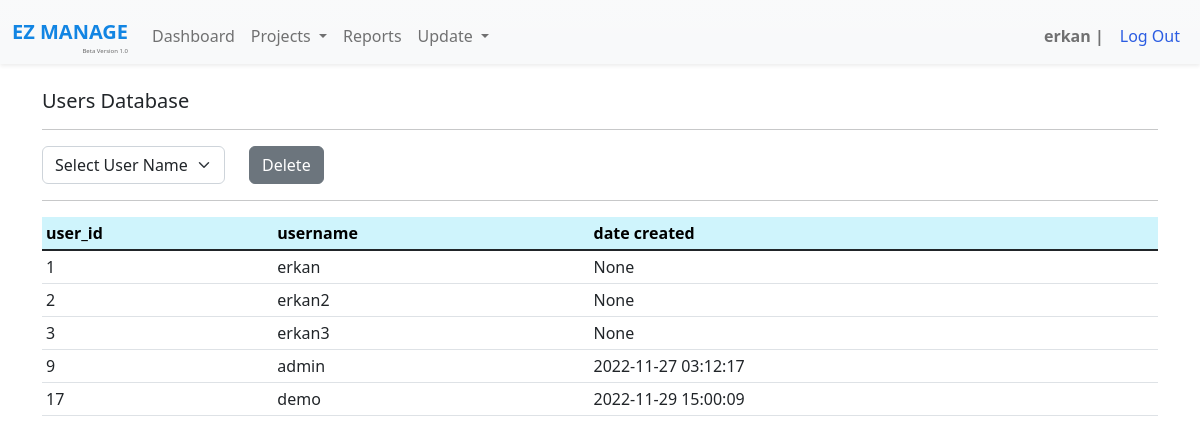
/admusers (signed in), run on the app's committed database.
### tables this page shows
CREATE TABLE users( user_id INTEGER PRIMARY KEY AUTOINCREMENT NOT NULL , username TEXT NOT NULL, password TEXT NOT NULL, date DATETIME );

### app.py (the view, shortened to what this page needs)
@app.route("/admusers", methods=["GET", "POST"])
@login_required
def admusers():
    users = db.execute("SELECT * FROM users")
    data = db.execute("SELECT * FROM users")
    return render_template("admusers.html",data=data, users=users)

### app.py (called while the page is built)
@app.after_request
def after_request(response):
    response.headers["Cache-Control"] = "no-cache, no-store, must-revalidate"
    response.headers["Expires"] = 0
    response.headers["Pragma"] = "no-cache"
    return response

def login_required(f):
    @wraps(f)
    def decorated_function(*args, **kwargs):
        if session.get("user_id") is None:
            return redirect("/login")
        return f(*args, **kwargs)
    return decorated_function

### templates/admusers.html (shortened to what this page needs)
{% extends "main_layout.html" %}
{% block main %}
    <h5>Users Database</h5>
    <hr>
    <div >
        <form class="row g-4" action="/admusers" method="post">
            <div class="col-auto">
            <select class="form-select" name="username">
                <option value="Select Username" selected>Select User Name</option>
            </select>
            </div>
            <div class="col-auto">
                <button class="btn btn-secondary" type="submit" >Delete</button>
            </div>
        </form>
    </div>
    <hr>
    <div class="table-responsive">
        <table class="table table-sm text-nowrap" id="activities">
            <thead class="table-info">
                <tr>
                    <th class="text-start">user_id</th>
                    <th class="text-start">username</th>
                    <th class="text-start">date created</th>
                </tr>
            </thead>
            <tbody class="table-group-divider ">
                {% for data in data %}
                <tr>
                    <td class="text-start">{{ data.user_id }}</td>
                    <td class="text-start">{{ data.username }}</td>
                    <td class="text-start">{{ data.date }}</td>
                </tr>
                {% endfor %}
            </tbody>
        </table>
    </div>
{% endblock %}

### templates/main_layout.html (shortened to what this page needs)
<!DOCTYPE html>
<html lang="en">
    <head>
        <link href="https://cdn.jsdelivr.net/npm/bootstrap@5.2.0/dist/css/bootstrap.min.css" rel="stylesheet">
        <link href="/static/styles.css" rel="stylesheet">
    </head>
    <body>
        <nav class="navbar fixed-top navbar-expand-lg navbar-light bg-light bg-gradient  shadow-sm">
            <div class="container-fluid">
                <a class="navbar-brand" href="/" style="font-weight:bolder ;color: rgb(18, 133, 227); margin-top: 3px;">
                    EZ MANAGE
                    <div style="font-weight: lighter; font-size:6px; height:4px; text-align: right; color: dimgray;">
                        Beta Version 1.0</div>
                </a>
                <div class="collapse navbar-collapse" id="navbar">
                    {% if session["user_id"] %}
                        <ul class="navbar-nav me-auto mt-2">
                            <li class="nav-item"><a class="nav-link" href="/dashboard">Dashboard</a></li>
                            <li class="nav-item dropdown">
                                <a class="nav-link dropdown-toggle" href="#" id="navbarDarkDropdownMenuLink" role="button" data-bs-toggle="dropdown" aria-expanded="false">
                                    Projects
                                </a>
                            </li>
                            <li class="nav-item"><a class="nav-link" href="/reports">Reports</a></li>
                            <li class="nav-item dropdown">
                                <a class="nav-link dropdown-toggle" href="#" id="navbarDarkDropdownMenuLink" role="button" data-bs-toggle="dropdown" aria-expanded="false">
                                    Update
                                </a>
                            </li>
                        </ul>
                        <ul class="navbar-nav ms-auto mt-2">
                            <li class="nav-item"><a class="nav-link"  style="font-weight:bolder;">{{ session["username"] }}  | </a></li>
                            <li class="nav-item"><a style="color: rgb(43, 92, 226);" class="nav-link"  href="/logout">Log Out</a></li>
                        </ul>
                    {% else %}
                    <ul class="navbar-nav ms-auto mt-2">
                        <li class="nav-item"><a class="nav-link"  href="/login">Log In</a></li>
                        <li class="nav-item"><a class="nav-link"  href="/register">Register</a></li>
                    </ul>
                    {% endif %}
                </div>
            </div>
        </nav>
        <main class="container py-4" >
            {% block main %}{% endblock %}
        </main>
    </body>
</html>

### static/styles.css (style rules this page uses)
body { padding-top: 65px; }

### data on the page
users: username "erkan", user_id "1", date "None"
users: user_id "2", username "erkan2", date "None"
users: user_id "3", username "erkan3", date "None"
users: user_id "9", username "admin", date "2022-11-27 03:12:17"
users: user_id "17", username "demo", date "2022-11-29 15:00:09"
